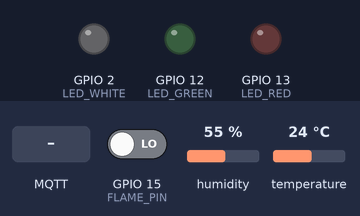
This sketch was run on a simulated ESP32. Shown: output pins drawn as LEDs (lit = HIGH). Dashed ring = blinking. Inputs (shaded band) come from the test bench; at power-on: temperature 24 °C, GPIO 15 (FLAME_PIN) LOW, humidity 55 %. WiFi joins after 1.5 s; servers stay silent unless stated; no MQTT or app messages arrive unless stated; what the sketch prints to the serial monitor is not drawn.

Above: at 6.4 s.
6.5 s: MQTT message "blink" arrives on the third subscribed topic
At 6.65 s:
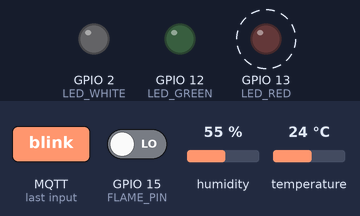
10.0 s: temperature set to 38 °C
11.5 s: temperature set to 41 °C
25.1 s: MQTT message "on" arrives on the first subscribed topic
At 25.5 s:
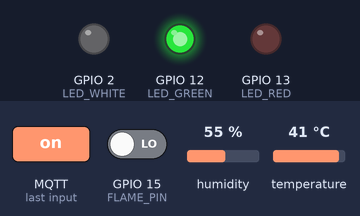
Timing chart, 0 to 56.6 s (numbered marks = the images above; inputs shaded):
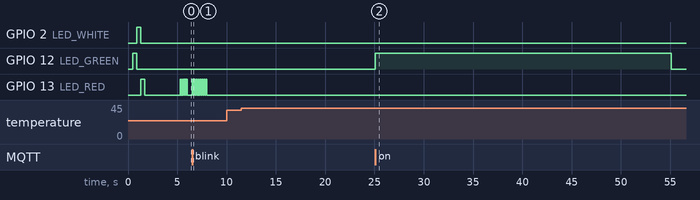

Measured:
- after the input at 6.5 s, GPIO 13 (LED_RED): alternates HIGH for 0.10 s and LOW for 0.10 s, 16 changes in all, then stays LOW, starting at once
- after the input at 10.0 s, every drawn part: stays the same
- after the input at 11.5 s, every drawn part: stays the same
- after the input at 25.1 s, GPIO 12 (LED_GREEN): LOW → HIGH at once, → LOW 30.0 s later
- by itself, GPIO 13 (LED_RED): repeats every 0.16 s: HIGH 0.08 s, LOW 0.08 s, until it stays LOW from 6.0 s

The sketch:

code.ino
```cpp
/*
 * JARVIS — Stage 3: Complete Firmware
 * LEDs + DHT11 + Flame Sensor
 *
 * GPIO12 → Green LED    (Tea — 30s auto-off)
 * GPIO2  → White LED    (Lights — stays ON)
 * GPIO13 → Red LED      (Alert — blink only)
 * GPIO14 → DHT11 DATA   (Temperature + Humidity)
 * GPIO15 → Flame Sensor DO (LOW = flame detected)
 *
 * Flame sensor wiring:
 *   VCC → ESP32 3.3V
 *   GND → GND rail
 *   DO  → GPIO15
 *   AO  → nothing
 *
 * Libraries needed:
 *   - PubSubClient       by Nick O'Leary
 *   - DHT sensor library by Adafruit
 *   - Adafruit Unified Sensor by Adafruit
 *
 * Board: AI Thinker ESP32-CAM
 */

#include <WiFi.h>
#include <PubSubClient.h>
#include <DHT.h>
#include "soc/soc.h"
#include "soc/rtc_cntl_reg.h"

// ── WiFi ──────────────────────────────────────────────────────────
const char* WIFI_SSID = "WIFI_PASSWORD";
const char* WIFI_PASS = "PASSWORD";

// ── MQTT ──────────────────────────────────────────────────────────
const char* MQTT_BROKER = "192.168.1.5";
const int   MQTT_PORT   = 1883;
const char* MQTT_ID     = "jarvis_esp32";

// ── Pins ──────────────────────────────────────────────────────────
#define LED_GREEN   12
#define LED_WHITE    2
#define LED_RED     13
#define DHT_PIN     14
#define DHT_TYPE    DHT11
#define FLAME_PIN   15

// ── Objects ───────────────────────────────────────────────────────
DHT          dht(DHT_PIN, DHT_TYPE);
WiFiClient   wifiClient;
PubSubClient mqtt(wifiClient);

// ── State ─────────────────────────────────────────────────────────
bool          greenActive   = false;
unsigned long greenOnTime   = 0;
unsigned long lastDHTRead   = 0;
unsigned long lastFlameCheck= 0;
bool          lastFlameState= false;

const unsigned long DHT_INTERVAL   = 10000;  // 10 seconds
const unsigned long FLAME_INTERVAL =  1000;  //  1 second


// ── MQTT callback ─────────────────────────────────────────────────
void mqttCallback(char* topic, byte* payload, unsigned int length) {
  String msg = "";
  for (unsigned int i = 0; i < length; i++) msg += (char)payload[i];
  msg.trim();
  msg.toLowerCase();
  String t = String(topic);

  Serial.printf("[MQTT] %s -> %s\n", topic, msg.c_str());

  // Green LED — Tea
  if (t == "jarvis/tea") {
    if (msg == "on") {
      digitalWrite(LED_GREEN, HIGH);
      greenActive = true;
      greenOnTime = millis();
      mqtt.publish("jarvis/status", "tea_on");
      Serial.println("Tea started — auto-off in 30s");
    } else {
      digitalWrite(LED_GREEN, LOW);
      greenActive = false;
      mqtt.publish("jarvis/status", "tea_off");
    }
  }

  // White LED — Lights
  if (t == "jarvis/lights") {
    if (msg == "on") {
      digitalWrite(LED_WHITE, HIGH);
      mqtt.publish("jarvis/status", "lights_on");
      Serial.println("Lights ON");
    } else {
      digitalWrite(LED_WHITE, LOW);
      mqtt.publish("jarvis/status", "lights_off");
      Serial.println("Lights OFF");
    }
  }

  // Red LED — Alert blink
  if (t == "jarvis/alert" && msg == "blink") {
    Serial.println("Alert blinking...");
    for (int i = 0; i < 8; i++) {
      digitalWrite(LED_RED, HIGH); delay(100);
      digitalWrite(LED_RED, LOW);  delay(100);
    }
    mqtt.publish("jarvis/status", "alert_done");
    Serial.println("Alert done");
  }

  // All off
  if (t == "jarvis/all" && msg == "off") {
    digitalWrite(LED_GREEN, LOW);
    digitalWrite(LED_WHITE, LOW);
    digitalWrite(LED_RED,   LOW);
    greenActive = false;
    mqtt.publish("jarvis/status", "all_off");
    Serial.println("All LEDs off");
  }
}


// ── Read DHT11 ────────────────────────────────────────────────────
void readDHT() {
  float temp = dht.readTemperature();
  float hum  = dht.readHumidity();

  if (isnan(temp) || isnan(hum)) {
    Serial.println("[DHT11] Read failed");
    return;
  }

  char tBuf[8], hBuf[8];
  dtostrf(temp, 4, 1, tBuf);
  dtostrf(hum,  4, 1, hBuf);
  mqtt.publish("jarvis/temperature", tBuf);
  mqtt.publish("jarvis/humidity",    hBuf);
  Serial.printf("[DHT11] Temp: %.1fC  Humidity: %.1f%%\n", temp, hum);

  if (temp >= 40.0) {
    mqtt.publish("jarvis/status", "high_temp");
    Serial.println("[DHT11] WARNING: High temperature!");
  }
}


// ── Check flame sensor ────────────────────────────────────────────
void checkFlame() {
  // DO pin goes LOW when flame is detected (active LOW)
  bool flameNow = (digitalRead(FLAME_PIN) == LOW);

  if (flameNow && !lastFlameState) {
    // Flame just detected
    Serial.println("[FLAME] FLAME DETECTED!");
    mqtt.publish("jarvis/flame", "detected");

    // Blink red LED rapidly as visual warning
    for (int i = 0; i < 5; i++) {
      digitalWrite(LED_RED, HIGH); delay(80);
      digitalWrite(LED_RED, LOW);  delay(80);
    }
  }
  else if (!flameNow && lastFlameState) {
    // Flame just cleared
    Serial.println("[FLAME] Flame cleared");
    mqtt.publish("jarvis/flame", "clear");
  }

  lastFlameState = flameNow;
}


// ── WiFi connect ──────────────────────────────────────────────────
void connectWiFi() {
  Serial.printf("Connecting to %s", WIFI_SSID);
  WiFi.begin(WIFI_SSID, WIFI_PASS);
  int tries = 0;
  while (WiFi.status() != WL_CONNECTED && tries < 40) {
    delay(500);
    Serial.print(".");
    tries++;
  }
  if (WiFi.status() == WL_CONNECTED) {
    Serial.printf("\nWiFi connected! IP: %s\n", WiFi.localIP().toString().c_str());
  } else {
    Serial.println("\nWiFi failed — restarting");
    ESP.restart();
  }
}


// ── MQTT connect ──────────────────────────────────────────────────
void connectMQTT() {
  while (!mqtt.connected()) {
    Serial.print("Connecting MQTT...");
    if (mqtt.connect(MQTT_ID)) {
      Serial.println(" connected!");
      mqtt.subscribe("jarvis/tea");
      mqtt.subscribe("jarvis/lights");
      mqtt.subscribe("jarvis/alert");
      mqtt.subscribe("jarvis/all");
      mqtt.publish("jarvis/status", "connected");
      Serial.println("JARVIS Complete firmware ready!");
    } else {
      Serial.printf(" failed (rc=%d) retrying...\n", mqtt.state());
      delay(3000);
    }
  }
}


// ── Setup ─────────────────────────────────────────────────────────
void setup() {
  WRITE_PERI_REG(RTC_CNTL_BROWN_OUT_REG, 0);

  Serial.begin(115200);
  delay(500);
  Serial.println("\n\nJARVIS Complete — Stage 3 starting...");

  // LED pins
  pinMode(LED_GREEN, OUTPUT);
  pinMode(LED_WHITE, OUTPUT);
  pinMode(LED_RED,   OUTPUT);
  digitalWrite(LED_GREEN, LOW);
  digitalWrite(LED_WHITE, LOW);
  digitalWrite(LED_RED,   LOW);

  // Sensor pins
  pinMode(FLAME_PIN, INPUT);
  dht.begin();

  // Startup LED test — confirms all 3 LEDs wired correctly
  Serial.println("Testing LEDs...");
  digitalWrite(LED_GREEN, HIGH); delay(400); digitalWrite(LED_GREEN, LOW);
  digitalWrite(LED_WHITE, HIGH); delay(400); digitalWrite(LED_WHITE, LOW);
  digitalWrite(LED_RED,   HIGH); delay(400); digitalWrite(LED_RED,   LOW);
  Serial.println("LED test done");

  connectWiFi();
  mqtt.setServer(MQTT_BROKER, MQTT_PORT);
  mqtt.setCallback(mqttCallback);
  connectMQTT();

  // First DHT11 read
  delay(2000);
  readDHT();

  Serial.println("JARVIS Stage 3 — All systems online!");
}


// ── Loop ──────────────────────────────────────────────────────────
void loop() {
  if (!mqtt.connected()) {
    connectMQTT();
  }
  mqtt.loop();

  unsigned long now = millis();

  // Green LED 30s auto-off
  if (greenActive && (now - greenOnTime >= 30000)) {
    digitalWrite(LED_GREEN, LOW);
    greenActive = false;
    mqtt.publish("jarvis/status", "tea_autooff");
    Serial.println("Tea auto-off");
  }

  // DHT11 every 10 seconds
  if (now - lastDHTRead >= DHT_INTERVAL) {
    lastDHTRead = now;
    readDHT();
  }

  // Flame sensor every 1 second
  if (now - lastFlameCheck >= FLAME_INTERVAL) {
    lastFlameCheck = now;
    checkFlame();
  }
}
```
